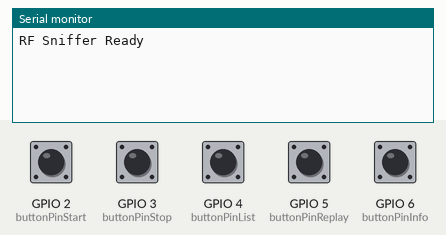
Simulated run of this program. Board: ESP32. Shown: the last lines printed to the serial monitor. Inputs (shaded band) come from the test bench; at power-on: GPIO 2 (buttonPinStart), GPIO 3 (buttonPinStop), GPIO 4 (buttonPinList), GPIO 5 (buttonPinReplay), GPIO 6 (buttonPinInfo) HIGH.

Above: at 1.2 s.
1.3 s: GPIO 2 (buttonPinStart) pulled LOW for 0.15 s
At 2.6 s:
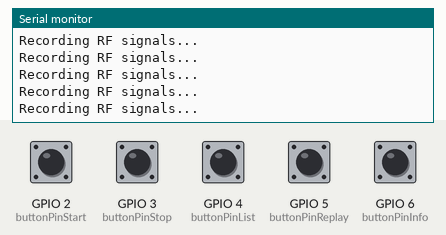
2.9 s: GPIO 3 (buttonPinStop) pulled LOW for 0.15 s
At 3.9 s:
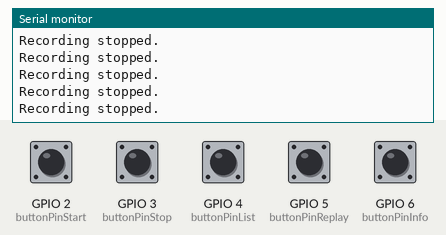
4.5 s: GPIO 4 (buttonPinList) pulled LOW for 0.15 s
At 5.1 s:
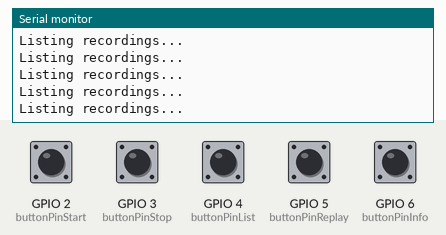
6.1 s: GPIO 5 (buttonPinReplay) pulled LOW for 0.15 s
At 7.4 s:
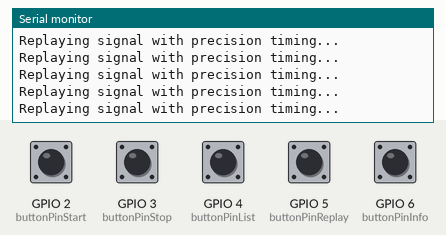
7.7 s: GPIO 6 (buttonPinInfo) pulled LOW for 0.15 s
At 8.7 s:
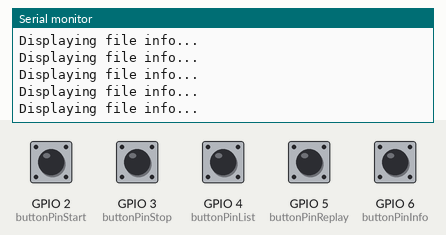
9.3 s: GPIO 2 (buttonPinStart) driven LOW
At 10.0 s:
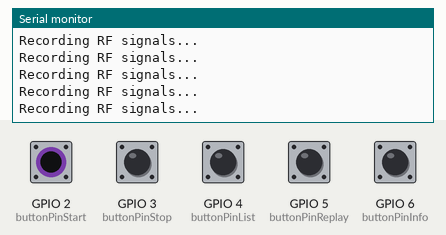

Measured:
- after the input at 1.3 s, the serial monitor: prints a new line at once (image 1)
- after the input at 2.9 s, the serial monitor: prints a new line at once (image 2)
- after the input at 4.5 s, the serial monitor: prints a new line at once (image 3)
- after the input at 6.1 s, the serial monitor: prints a new line at once (image 4)
- after the input at 7.7 s, the serial monitor: prints a new line at once (image 5)
- after the input at 9.3 s, the serial monitor: prints a new line at once (image 6)

The program:

main.cpp
```cpp
#include <Arduino.h>
#include <SPI.h>
#include <SD.h>

// Define constants
const int buttonPinStart = 2;  // Pin for start recording button
const int buttonPinStop = 3;   // Pin for stop recording button
const int buttonPinList = 4;    // Pin for list recordings button
const int buttonPinReplay = 5;  // Pin for replay button
const int buttonPinInfo = 6;    // Pin for file info button

void setup() {
    Serial.begin(115200);
    pinMode(buttonPinStart, INPUT_PULLUP);
    pinMode(buttonPinStop, INPUT_PULLUP);
    pinMode(buttonPinList, INPUT_PULLUP);
    pinMode(buttonPinReplay, INPUT_PULLUP);
    pinMode(buttonPinInfo, INPUT_PULLUP);

    Serial.println("RF Sniffer Ready");
}

void loop() {
    if (digitalRead(buttonPinStart) == LOW) {
        startRecording();
    }
    if (digitalRead(buttonPinStop) == LOW) {
        stopRecording();
    }
    if (digitalRead(buttonPinList) == LOW) {
        listRecordings();
    }
    if (digitalRead(buttonPinReplay) == LOW) {
        replaySignal();
    }
    if (digitalRead(buttonPinInfo) == LOW) {
        displayFileInfo();
    }
}

void startRecording() {
    Serial.println("Recording RF signals...");
    // Implementation for starting RF recording
}

void stopRecording() {
    Serial.println("Recording stopped.");
    // Implementation for stopping RF recording
}

void listRecordings() {
    Serial.println("Listing recordings...");
    // Implementation for listing recorded files
}

void replaySignal() {
    Serial.println("Replaying signal with precision timing...");
    // Implementation for replaying a specific signal
}

void displayFileInfo() {
    Serial.println("Displaying file info...");
    // Implementation for displaying file information
}
```
